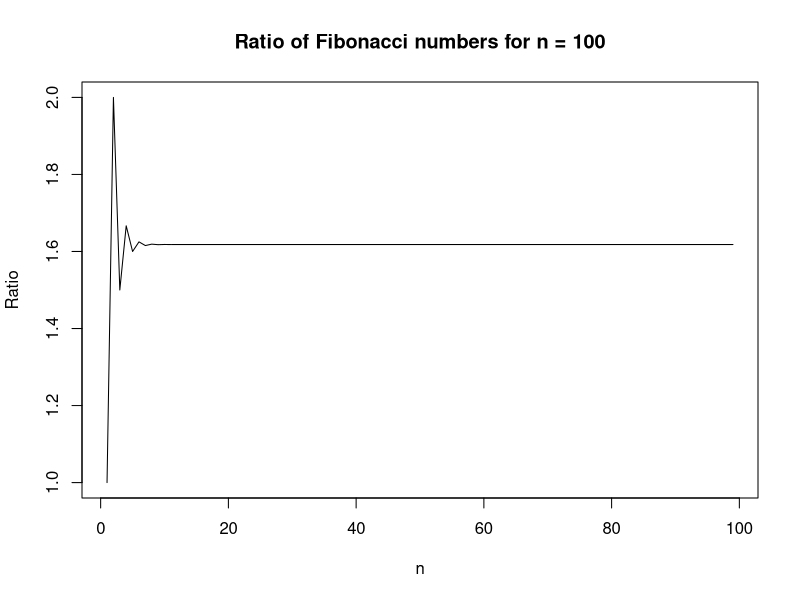
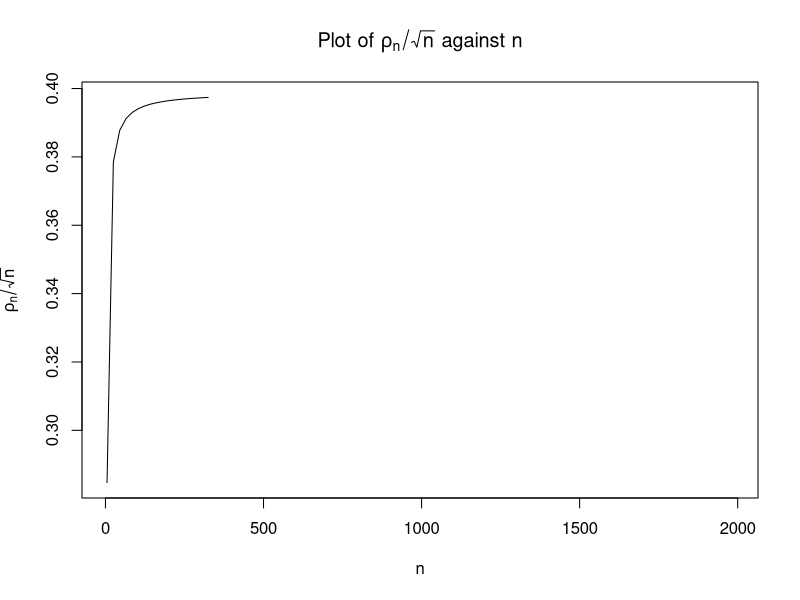

These charts were generated, in order, by the following R code:
## ---- chunk 1
fib_ratio_for <- function(n) {
  Fib <- numeric(n)
  Fib[1:2] <- c(1, 1)
  for (i in 3:n) {
    Fib[i] <- Fib[i - 1] + Fib[i - 2]
  }
  return(Fib[-1] / Fib[-n])
}

fib_ratio_while <- function(n) {
  Fib <- numeric(n)
  Fib[1:2] <- c(1, 1)
  i <- 3
  while (i <= n) {
    Fib[i] <- Fib[i - 1] + Fib[i - 2]
    i <- i + 1
  }
  return(Fib[-1] / Fib[-n])
}
## ---- chunk 2
library(microbenchmark)

result_n_200 <- microbenchmark(
  for_loop_200 = fib_ratio_for(200),
  while_loop_200 = fib_ratio_while(200),
  times = 1000
)
result_n_2000 <- microbenchmark(
  for_loop_2000 = fib_ratio_for(2000),
  while_loop_2000 = fib_ratio_while(2000),
  times = 1000
)
print(result_n_200)
print(result_n_2000)
## ---- chunk 3
fib_ratio_100 = fib_ratio_for(100)
plot(fib_ratio_100, type = "l", xlab = "n", ylab = "Ratio", main = "Ratio of Fibonacci numbers for n = 100")
## ---- chunk 4
# Check for convergence
for (i in 3:length(fib_ratio_100)) {
  if (round(fib_ratio_100[i], digits = 6) == round(fib_ratio_100[i + 1], digits = 6)) {
    cat("Convergence occurs at n =", i, "\nThe number it converges to is:", fib_ratio_100[i])
    break
  }
}
## ---- chunk 5
compute_rho <- function(n) {
  nom <- gamma((n - 1) / 2)
  den <- gamma(1/2) * gamma((n - 2) / 2)
  return(nom / den)
}
## ---- chunk 6
compute_rho(2000)
## ---- chunk 7
compute_rho_fixed <- function(n) {
  nom <- gamma((n - 1) / 2)
  if (is.infinite(nom)) {
   return(Inf)
  }
  den <- gamma(1/2) * gamma((n - 2) / 2)
  return(nom / den)
}
## ---- chunk 8
n_values <- seq(5, 2000, by = 20)

rho_sqrt_n <- lapply(n_values, function(n) {
  rho_n <- compute_rho(n)
  result <- rho_n / sqrt(n)
  return(result)
})

plot(
  n_values, rho_sqrt_n, type = "l", xlab = "n", 
  ylab = expression(rho[n]/sqrt(n)),
  main = expression("Plot of " * rho[n]/sqrt(n) * " against " * n)
)
## ---- chunk 9
golden_ratio_recursion <- function(n) {
  phi_values <- numeric(n)
  phi_values[1] <- (sqrt(5) + 1) / 2
  phi_values[2] <- (sqrt(5) + 1) / 2 + 1
  
  for (i in 3:n) {
    phi_values[i] <- phi_values[i - 1] + phi_values[i - 2]
  }
  
  return(phi_values[n])
}

print(golden_ratio_recursion(1000))
## ---- chunk 10
golden_ratio_power <- function(n) {
  phi <- (sqrt(5) + 1) / 2
  return(phi^(n-1) + phi^(n-2))
}

print(golden_ratio_power(1000))
## ---- chunk 11
v <- c(12, 60, 120, 300)
r1 <- sapply(v, golden_ratio_recursion)
r2 <- sapply(v, golden_ratio_power)

print(r1)
print(r2)

print(r1 == r2)
print(all.equal(r1, r2))

sprintf("%.15f", r1[1])
sprintf("%.15f", r2[1])
## ---- chunk 12
roll_die <- function() {
  return(sample(1:6, 1, replace = TRUE))
}
## ---- chunk 13
# Simulate a single round of game of craps
play_craps <- function() {
  point_number <- roll_die() # First roll
  print(paste("First roll was:", point_number))

  if (point_number == 6) {
    print("Congrats, you won!")
    return(TRUE) # Inmediate win
  } else if (point_number == 1) {
    print("Oops, you lost...")
    return(FALSE) # Inmediate loss
  }

  # Roll up to three more times to match point number
  for (i in 1:3) {
    roll <- roll_die()
    print(paste("Roll", i, "is:", roll))
    if (roll == point_number) {
      print("Congrats, you won!")
      return(TRUE) # Player wins
    }
  }
  # After three rolls, round is lost
  print("Bad luck, maybe next time :)")
  return(FALSE)
}
## ---- chunk 14
play_craps()
play_craps()
play_craps()
## ---- chunk 15
library("Metrics")

linear_model_rsme <- function(formula, data, partitions = 4) {
  if (partitions < nrow(data) && partitions > 2) {
    result <- vector("numeric", length = partitions)

    for (i in seq(0, partitions - 1)) {
      interval <- ((i * nrow(data) / partitions) + 1):
        ((i + 1) * nrow(data) / partitions)
      model <- lm(formula, data[-(interval), ])
      predictions <- predict(model, newdata = data[interval, ])
      result[i + 1] <- rmse(data[interval, "y"], predictions)
    }
    return(result)
  } else {
    return(c(NA))
  }
}
## ---- chunk 16
set.seed(1)
x <- rnorm(1000)
y <- 2 + x + rnorm(1000)
df <- data.frame(x, y)
## ---- chunk 17
fit1 <- lm(y ~ x, data = df[-(1:250), ])
p1 <- predict(fit1, newdata = df[(1:250), ])
r <- sqrt(mean((p1 - df[(1:250), "y"])^2))

fit2 <- lm(y ~ x, data = df[-(251:500), ])
p2 <- predict(fit2, newdata = df[(251:500), ])
r <- c(r, sqrt(mean((p2 - df[(251:500), "y"])^2)))

fit3 <- lm(y ~ x, data = df[-(501:750), ])
p3 <- predict(fit3, newdata = df[(501:750), ])
r <- c(r, sqrt(mean((p3 - df[(501:750), "y"])^2)))

fit4 <- lm(y ~ x, data = df[-(751:1000), ])
p4 <- predict(fit4, newdata = df[(751:1000), ])
r <- c(r, sqrt(mean((p4 - df[(751:1000), "y"])^2)))
r
## ---- chunk 18
r <- linear_model_rsme(y ~ x, df)
r
